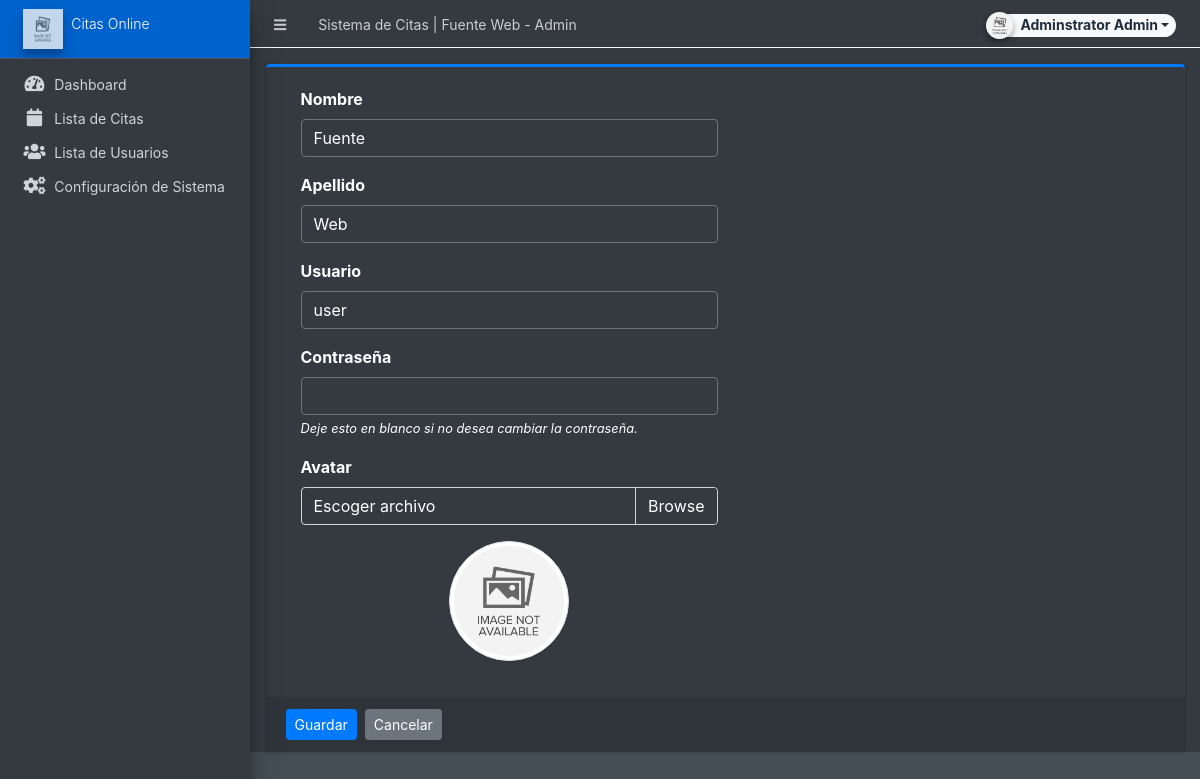
Screenshot of /admin/?page=user/manage_user&id=7 (signed in) with the database file from the repository.
### tables this page shows
CREATE TABLE `users` (
  `id` int(50) NOT NULL,
  `firstname` varchar(250) NOT NULL,
  `lastname` varchar(250) NOT NULL,
  `username` text NOT NULL,
  `password` text NOT NULL,
  `avatar` text DEFAULT NULL,
  `last_login` datetime DEFAULT NULL,
  `type` tinyint(1) NOT NULL DEFAULT 0,
  `date_added` datetime NOT NULL DEFAULT current_timestamp(),
  `date_updated` datetime DEFAULT NULL ON UPDATE current_timestamp()
);

### config.php (called while the page is built, shortened)
<?php
function validate_image($file){
	if(!empty($file)){
		if(is_file(base_app.$file)){
			return base_url.$file;
		}else{
			return base_url.'dist/img/no-image-available.png';
		}
	}else{
		return base_url.'dist/img/no-image-available.png';
	}
}
?>

### admin/user/manage_user.php (the view, shortened to what this page needs)
<?php
if(isset($_GET['id']) && $_GET['id'] > 0){
    $user = $conn->query("SELECT * FROM users where id ='{$_GET['id']}'");
    foreach($user->fetch_array() as $k =>$v){
        $meta[$k] = $v;
    }
}
?>
<div class="card card-outline card-primary">
	<div class="card-body">
		<div class="container-fluid">
			<form action="" id="manage-user">
				<div class="form-group col-6">
					<label for="name">Nombre</label>
					<input type="text" name="firstname" id="firstname" class="form-control" value="<?php echo isset($meta['firstname']) ? $meta['firstname']: '' ?>" required>
				</div>
				<div class="form-group col-6">
					<label for="name">Apellido</label>
					<input type="text" name="lastname" id="lastname" class="form-control" value="<?php echo isset($meta['lastname']) ? $meta['lastname']: '' ?>" required>
				</div>
				<div class="form-group col-6">
					<label for="username">Usuario</label>
					<input type="text" name="username" id="username" class="form-control" value="<?php echo isset($meta['username']) ? $meta['username']: '' ?>" required  autocomplete="off">
				</div>
				<div class="form-group col-6">
					<label for="password">Contraseña</label>
					<input type="password" name="password" id="password" class="form-control" value="" autocomplete="off" <?php echo isset($meta['id']) ? "": 'required' ?>>
                    <?php if(isset($_GET['id'])): ?>
					<small><i>Deje esto en blanco si no desea cambiar la contraseña.</i></small>
                    <?php endif; ?>
				</div>
				<div class="form-group col-6">
					<label for="" class="control-label">Avatar</label>
					<div class="custom-file">
		              <label class="custom-file-label" for="customFile">Escoger archivo</label>
		            </div>
				</div>
				<div class="form-group col-6 d-flex justify-content-center">
					<img src="<?php echo validate_image(isset($meta['avatar']) ? $meta['avatar'] :'') ?>" alt="" id="cimg" class="img-fluid img-thumbnail">
				</div>
			</form>
		</div>
	</div>
	<div class="card-footer">
			<div class="col-md-12">
				<div class="row">
					<button class="btn btn-sm btn-primary mr-2" form="manage-user">Guardar</button>
					<a class="btn btn-sm btn-secondary" href="./?page=user/list">Cancelar</a>
				</div>
			</div>
		</div>
</div>

### admin/user/manage_user.php (style rules this page uses)
img#cimg { height: 15vh; width: 15vh; object-fit: cover; border-radius: 100% 100%; }

### rows the page displays
users: firstname "Fuente", lastname "Web", username "user"

### other values shown
$_settings->info('name') "Sistema de Citas | Fuente Web"
$_settings->userdata('firstname').' '.$_settings->userdata('lastname') "Adminstrator Admin"
$_settings->info('short_name') "Citas Online"
